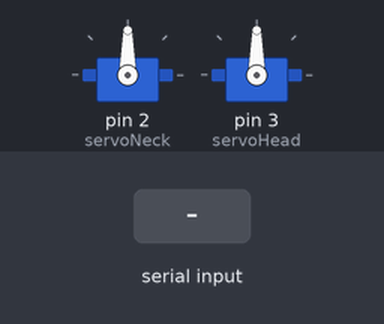
A sketch run on a simulated Arduino Uno, built with avr-gcc and run on an emulated ATmega328P. On the bench: 2 × servo. The test bench sets the inputs (shaded band).

Above: at 1.2 s.
1.3 s: "n" received over Serial
At 1.75 s:
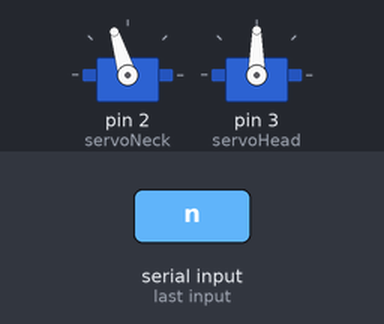
3.6 s: "y" received over Serial
At 4.33 s:
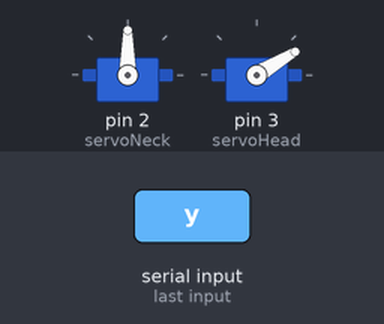
5.9 s: "h" received over Serial
At 7.7 s:
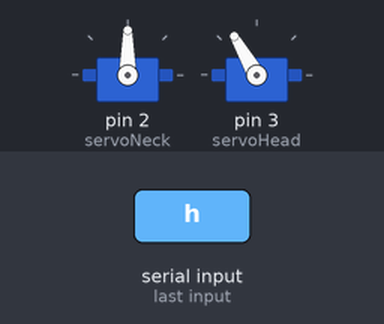
8.0 s: "n" received over Serial
At 8.45 s:
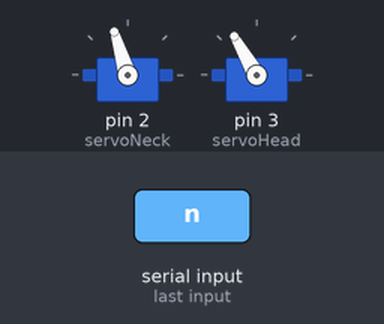
Timing chart, 0 to 11.0 s (numbered marks = the images above; inputs shaded):
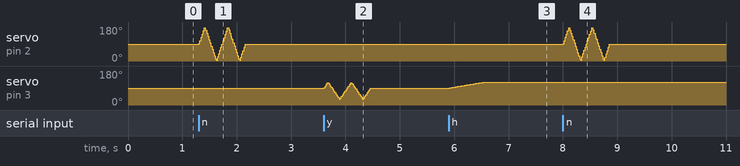

Measured:
- after the input at 5.9 s, servo on pin 3 (servoHead): moves from 90° to 120° over 0.60 s, starting at once

The sketch:

head_movements_final.ino
```cpp
#include <Servo.h>

Servo servoNeck;
Servo servoHead;


// SAY NO
float sayNoPos = 90;
float sayNoSpeed = 0; //set in the serial event
float sayNoMax = 179;
float sayNoMin = 0;
int sayNoShiftCount = 0;
int sayNoShiftThresh = 4;
boolean sayNoBoolean = false;

// SAY YES
float sayYesPos = 90;
float sayYesSpeed = 0;  //set in the serial event
float sayYesMax = 120;
float sayYesMin = 30;
int sayYesShiftCount = 0;
int sayYesShiftThresh = 4;
boolean sayYesBoolean = false;

// BE SAD
float beSadPos = 90;
float beSadMin = 20;
float beSadSpeed = 0;
boolean beSadBoolean = false;

// BE HAPPY
float beHappyPos = 90;
float beHappyMax = 120;
float beHappySpeed = 0;
boolean beHappyBoolean = false;

/////////////////////////////

void setup(){
   Serial.begin(9600);
   servoNeck.attach(2);
   servoHead.attach(3);
}

/////////////////////////////

void loop(){
  if(Serial.available() > 0){
    char inByte = Serial.read();

    if(inByte == 'n'){
       sayNoBoolean = true;
       sayNoSpeed = 0.1;
    }

    if(inByte == 'y'){
       sayYesBoolean = true;
       sayYesSpeed = 0.05;
    }

    if(inByte == 's'){
      beSadPos = 90;
      beSadBoolean = true;
      beSadSpeed = 0.01;
    }

    if(inByte == 'h'){
      // resetting variables otherwise screws up speed of movement
      beHappyPos = 90;
      beHappyBoolean = true;
      beHappySpeed = 0.005;
    }

  }

  if(sayNoBoolean){
     sayNoMovement();
     sayNo();
  }

  if(sayYesBoolean){
     sayYesMovement();
     sayYes();
  }

  if(beSadBoolean) {
     beSadMovement();
     beSad();
  }

  if(beHappyBoolean){
     beHappyMovement();
    beHappy();
  }
}

/////////////////////////////
//        SAY NO           //
/////////////////////////////


void sayNoMovement(){
   if(sayNoPos >= sayNoMax || sayNoPos <= sayNoMin){
      if(sayNoPos >= sayNoMax){
         sayNoPos = sayNoMax;
      } else {
         sayNoPos = sayNoMin;
      }

      sayNoSpeed *= -1;
   }

   float prevVal = sayNoPos;
   boolean transitioned = false;

   sayNoPos += sayNoSpeed;

   if(prevVal <90 && sayNoPos >=90){
      transitioned = true;
   }
   if(prevVal >=90 && sayNoPos <90){
      transitioned = true;
   }

   if(transitioned) {
      sayNoShiftCount++;
      if(sayNoShiftCount >= sayNoShiftThresh){
         sayNoSpeed = 0;
         sayNoPos = 90;
         sayNoShiftCount = 0;
         sayNoBoolean = false;
      }
   }
}

void sayNo(){
   servoNeck.write((int)sayNoPos);
}


/////////////////////////////
//        SAY YES          //
/////////////////////////////


void sayYesMovement(){
   if(sayYesPos >= sayYesMax || sayYesPos <= sayYesMin){
      if(sayYesPos >= sayYesMax){
         sayYesPos = sayYesMax;
      } else {
         sayYesPos = sayYesMin;
      }

      sayYesSpeed *= -1;
   }

   float prevVal = sayYesPos;
   boolean transitioned = false;

   sayYesPos += sayYesSpeed;
   //Serial.println(servoHead.read());
   if(prevVal <90 && sayYesPos >=90){
      transitioned = true;
   }
   if(prevVal >=90 && sayYesPos <90){
      transitioned = true;
   }

   if(transitioned) {
      sayYesShiftCount++;
      if(sayYesShiftCount >= sayYesShiftThresh){
         sayYesSpeed = 0;
         sayYesPos = 90;
         sayYesShiftCount = 0;
         sayYesBoolean = false;
      }
   }
}

void sayYes(){
   servoHead.write((int)sayYesPos);
}

/////////////////////////////
//        BE SAD           //
/////////////////////////////


void beSadMovement(){
   if(beSadPos <= beSadMin){
      beSadPos = beSadMin;
      beSadSpeed = 0;
      beSadBoolean = false;
   }

   beSadPos -= beSadSpeed;
}

void beSad(){
   servoHead.write((int)beSadPos);
}

/////////////////////////////
//        BE HAPPY         //
/////////////////////////////


void beHappyMovement(){
   if(beHappyPos >= beHappyMax){
      beHappyPos = beHappyMax;
      beHappySpeed = 0;
      beHappyBoolean = false;
   }

   beHappyPos += beHappySpeed;
}

void beHappy(){
   servoHead.write((int)beHappyPos);
}
```
